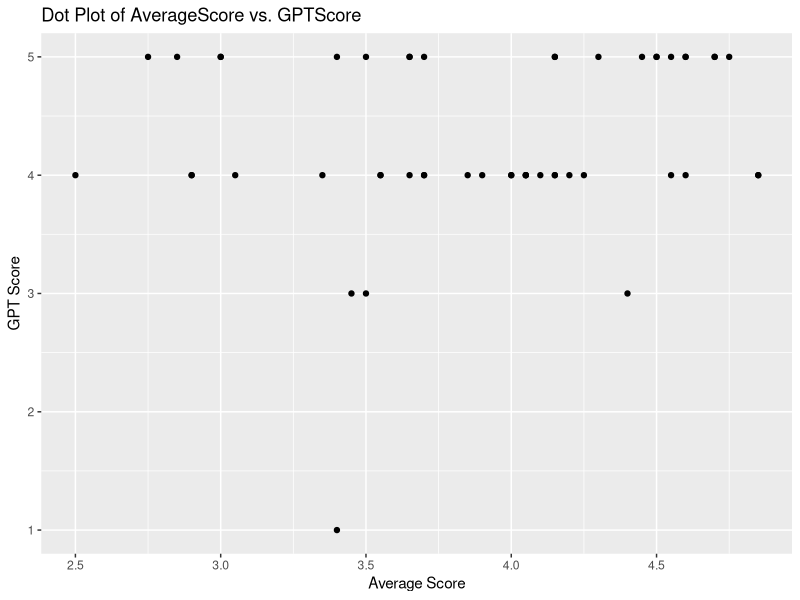
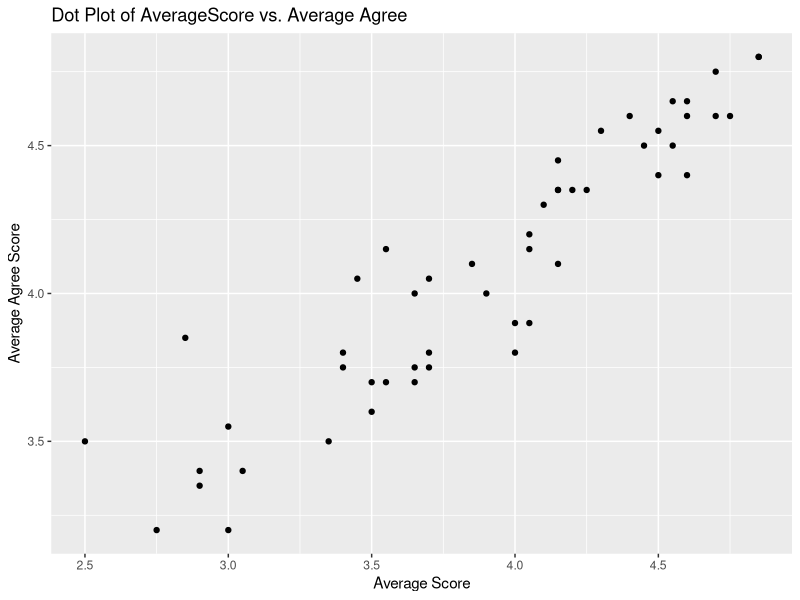

Write R code to recreate these figures, in order.
# Load necessary libraries
library(dplyr)
library(ggplot2)

# Step 1: Read the CSV file
data <- read.csv("data/causal_response.csv")

# Step 2: Identify self-rating and others agree columns
self_rating_columns <- grep("self_rating$", names(data), value = TRUE)
agree_columns <- grep("others_agreee_w_self$", names(data), value = TRUE)
llm_agree_columns <- grep("llm_true$", names(data), value=TRUE)

print(data[llm_agree_columns])

# Step 3: Map strings to numbers for all self-rating and agree questions using case_when
data_mapped <- data %>%
  mutate(across(all_of(self_rating_columns), ~case_when(
    . == "Definitely false" ~ 1,
    . == "Probably false" ~ 2,
    . == "Neither true nor false" ~ 3,
    . == "Probably true" ~ 4,
    . == "Definitely true" ~ 5,
    TRUE ~ NA_real_ # Handles cases that don't match any of the above
  ))) %>%
  mutate(across(all_of(agree_columns), ~case_when(
    . == "0-20%" ~ 1,
    . == "21-40%" ~ 2,
    . == "41-60%" ~ 3,
    . == "61-80%" ~ 4,
    . == "81-100%" ~ 5,
    TRUE ~ NA_real_ # Handles cases that don't match any of the above
  ))) %>%
  mutate(across(all_of(llm_agree_columns), ~case_when(
    . == "True" ~ 1,
    . == "Confused" ~ 0,
    . == "False" ~ -1,
    TRUE ~ NA_real_ # Handles cases that don't match any of the above
  )))

  print(llm_agree_columns)

# Step 4: Calculate average scores for each self-rating and agree question
average_scores <- sapply(data_mapped[self_rating_columns], mean, na.rm = TRUE)
average_agree_scores <- sapply(data_mapped[agree_columns], mean, na.rm = TRUE)

# Step 4b: calculate the variance
variance_score <- sapply(data_mapped[self_rating_columns], var, na.rm = TRUE)
variance_agree_score <- sapply(data_mapped[agree_columns], var, na.rm = TRUE)

# Step 4.5: get the mean and variance for GPT ratings
average_gpt_scores <- sapply(data_mapped[llm_agree_columns], mean, na.rm = TRUE)
variance_gpt_scores <- sapply(data_mapped[llm_agree_columns], var, na.rm = TRUE)

print(data_mapped[llm_agree_columns])

# Step 5: Create a new DataFrame with question prompts, average scores, and average agree scores
question_prompts <- gsub("_self_rating$", "", self_rating_columns)
result_df <- data.frame(Question = question_prompts, 
                        AverageScore = average_scores, 
                        AverageAgreeScore = average_agree_scores,
                        VarianceScore = variance_score,
                        VarianceAgreeScore = variance_agree_score,
                        AverageGPTScore = average_gpt_scores,
                        VarianceGPTScore = variance_gpt_scores)

# Before proceeding, ensure result_df has 51 rows by removing the last two rows
result_df <- head(result_df, n = 51)

# Load additional data for comparison
gpt_data <- read.csv("filtered_gpt_data.csv")

# Assuming gpt_data contains columns for GPT scores (V2) and human agreement scores (e.g., HumanAgreeScore)
result_df <- result_df %>%
  mutate(GPTScore = gpt_data$V2, Text = gpt_data$V1, OriginalGPTScore = gpt_data$OriginalGPTScore, HumanAgreementScore = gpt_data$HumanAgreeScore)

# Calculate differences and correlation
result_df$ScoreDifference <- abs(result_df$AverageScore - result_df$GPTScore)
mean_difference <- mean(result_df$ScoreDifference, na.rm = TRUE)
agree_coeff <- cor(result_df$AverageAgreeScore, result_df$AverageScore, use = "complete.obs")

# Print results
print(mean_difference)
print(agree_coeff)

# Visualize data with ggplot2
plot1 <- ggplot(result_df, aes(x = AverageScore, y = GPTScore)) +
  geom_point(alpha = 1) +
  labs(x = "Average Score", y = "GPT Score", title = "Dot Plot of AverageScore vs. GPTScore")
ggsave("improved_dotplot_AverageScore_vs_GPTScore.png", plot1, width = 10, height = 6, dpi = 300)

plot2 <- ggplot(result_df, aes(x = AverageScore, y = AverageAgreeScore)) +
  geom_point(alpha = 1) +
  labs(x = "Average Score", y = "Average Agree Score", title = "Dot Plot of AverageScore vs. Average Agree")
ggsave("improved_dotplot_AverageScore_vs_AverageAgreeScore.png", plot2, width = 10, height = 6, dpi = 300)

# Export dataframes

result_df_by_diff = result_df %>% arrange(desc(ScoreDifference))
write.csv(result_df_by_diff, "statements_with_greatest_disagreement.csv", row.names = FALSE)
cat("Exported the ordered statements to: statements_with_greatest_disagreement.csv\n")

result_df_reordered <- result_df %>% arrange(desc(GPTScore), desc(ScoreDifference))
write.csv(result_df_reordered, "statements_ordered_by_GPTScore_then_AverageScore.csv", row.names = FALSE)
cat("Exported the reordered statements to: statements_ordered_by_GPTScore_then_AverageScore.csv\n")

r_agreement_gpt_endorsement = cor(result_df$GPTScore, (result_df$VarianceScore * -1))
print("r: agreement~gpt endorsement")
print(r_agreement_gpt_endorsement)

r_others_agreement_gpt_endorsement = cor(result_df$GPTScore, (result_df$VarianceAgreeScore * -1))
